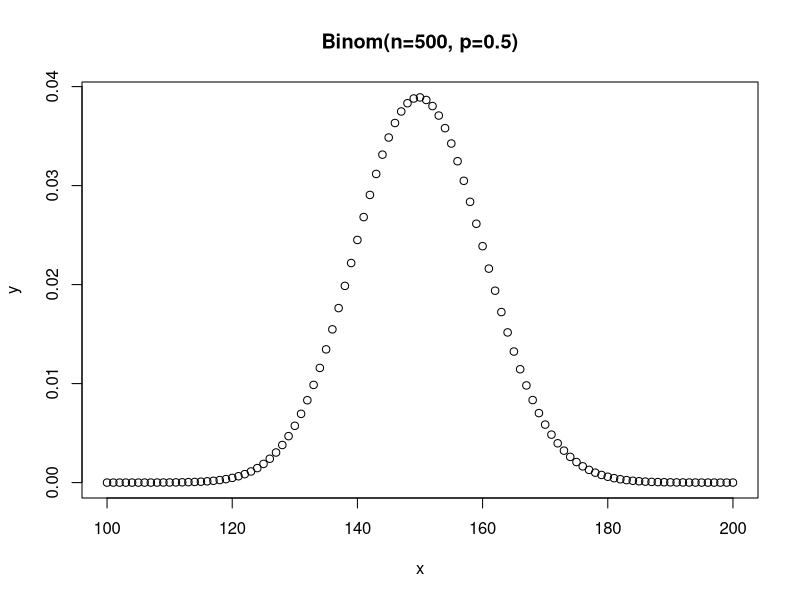

This figure's R source:
## ---- chunk 1
x<-seq(from=100, to=200, by=1)
y<-dbinom(x, size=500, p=.3)
plot(x,y, main="Binom(n=500, p=0.5)")
